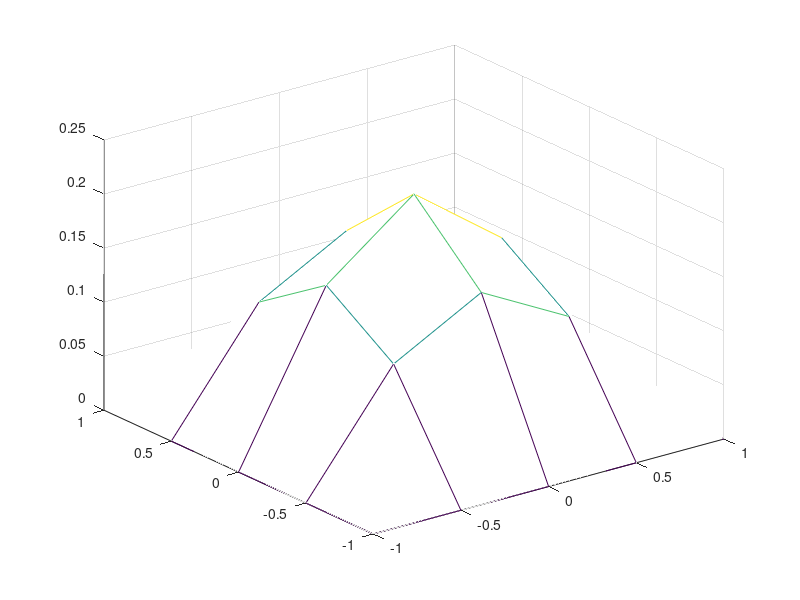

MATLAB code for this plot: (Note: this script raises an error after producing the figure.)
clc; clear;
uarr=[];
%
nx=5; 
narr=[];
%%
% nx=(nx-1)*2+1;
ny=nx;
x=linspace(-1,1,nx)'; y=x;
dx=mean(diff(x));

%d2udx2-1=0
g=zeros(nx*ny,1); %laplacian d2x+d2y
u=g; %u d2udx2+d2udy2
J=sparse(nx*ny,nx*ny,0);
%
% f=x*0-1*x.^2+1;
% f=x*0-1*x+1;
f=u*0;
% f=cos(pi*x);
%

g=zeros(nx*ny,1);
% u=g-1;
J=sparse(nx*ny,nx*ny,0);
B=J;

ii=zeros(4*nx*ny,1); jj=ii; vv=ii; iip=1;
iib=zeros(4*nx*ny,1); jjb=iib; vvb=iib; iipb=1;

for ix=1+1:length(x)-1
    for iy=1+1:length(y)-1
        
% %second order
ipf=(iy+(ix-1)*ny-1)+1;
ipfxp=(iy+(ix+1-1)*ny-1)+1;
ipfxm=(iy+(ix-1-1)*ny-1)+1;
ipfyp=(iy+1+(ix-1)*ny-1)+1;
ipfym=(iy-1+(ix-1)*ny-1)+1;
ip=ipf;

g(ip)=g(ip)+(u(ipfxp)+u(ipfxm)+u(ipfyp)+u(ipfym)-4*u(ipf))/dx/dx;
ii(iip)=ip; jj(iip)=ipfxp; vv(iip)=1/dx/dx; iip=iip+1;
ii(iip)=ip; jj(iip)=ipfxm; vv(iip)=1/dx/dx; iip=iip+1;
ii(iip)=ip; jj(iip)=ipfyp; vv(iip)=1/dx/dx; iip=iip+1;
ii(iip)=ip; jj(iip)=ipfym; vv(iip)=1/dx/dx; iip=iip+1;
ii(iip)=ip; jj(iip)=ipf; vv(iip)=-4/dx/dx; iip=iip+1;

iib(iipb)=ipf; jjb(iipb)=ipf; vvb(iipb)=1; iipb=iipb+1;

%fourth order what a magic
% ipf=(iy+(ix-1)*ny-1)+1;
% ipfxp=(iy+(ix+1-1)*ny-1)+1;
% ipfxpyp=(iy+1+(ix+1-1)*ny-1)+1;
% ipfxpym=(iy-1+(ix+1-1)*ny-1)+1;
% ipfxmyp=(iy+1+(ix-1-1)*ny-1)+1;
% ipfxmym=(iy-1+(ix-1-1)*ny-1)+1;
% ipfxm=(iy+(ix-1-1)*ny-1)+1;
% ipfyp=(iy+1+(ix-1)*ny-1)+1;
% ipfym=(iy-1+(ix-1)*ny-1)+1;
% ip=ipf;
% 
% % g(ip)=g(ip)+(u(ipfxp)+u(ipfxm)+u(ipfyp)+u(ipfym)-4*u(ipf))/dx/dx;
% ii(iip)=ip; jj(iip)=ipfxp; vv(iip)=4/6/dx/dx; iip=iip+1;
% ii(iip)=ip; jj(iip)=ipfxpyp; vv(iip)=1/6/dx/dx; iip=iip+1;
% ii(iip)=ip; jj(iip)=ipfxpym; vv(iip)=1/6/dx/dx; iip=iip+1;
% ii(iip)=ip; jj(iip)=ipfxm; vv(iip)=4/6/dx/dx; iip=iip+1;
% ii(iip)=ip; jj(iip)=ipfxmyp; vv(iip)=1/6/dx/dx; iip=iip+1;
% ii(iip)=ip; jj(iip)=ipfxmym; vv(iip)=1/6/dx/dx; iip=iip+1;
% ii(iip)=ip; jj(iip)=ipfyp; vv(iip)=4/6/dx/dx; iip=iip+1;
% ii(iip)=ip; jj(iip)=ipfym; vv(iip)=4/6/dx/dx; iip=iip+1;
% ii(iip)=ip; jj(iip)=ipf; vv(iip)=-20/6/dx/dx; iip=iip+1;
% 
% 
% 
% iib(iipb)=ipf; jjb(iipb)=ipf; vvb(iipb)=8/12; iipb=iipb+1;
% iib(iipb)=ipf; jjb(iipb)=ipfxp; vvb(iipb)=1/12; iipb=iipb+1;
% iib(iipb)=ipf; jjb(iipb)=ipfxm; vvb(iipb)=1/12; iipb=iipb+1;
% iib(iipb)=ipf; jjb(iipb)=ipfyp; vvb(iipb)=1/12; iipb=iipb+1;
% iib(iipb)=ipf; jjb(iipb)=ipfym; vvb(iipb)=1/12; iipb=iipb+1;


    end
end

%forcing
for ix=1:length(x)
    for iy=1:length(y)
        ipf=(iy+(ix-1)*ny-1)+1;
f(ipf)=-cos(pi/2*x(ix))*cos(pi/2*y(iy));
    end
end
%

%corners
ix=1; iy=1; ip=iy+(ix-1)*ny; 
g(ip)=u(ip); 
ii(iip)=ip; jj(iip)=ip; vv(iip)=1; iip=iip+1;

ix=1; iy=ny; ip=iy+(ix-1)*ny; g(ip)=u(ip);
ii(iip)=ip; jj(iip)=ip; vv(iip)=1; iip=iip+1;

ix=nx; iy=1; ip=iy+(ix-1)*ny; g(ip)=u(ip); 
ii(iip)=ip; jj(iip)=ip; vv(iip)=1; iip=iip+1;

ix=nx; iy=ny; ip=iy+(ix-1)*ny; g(ip)=u(ip);
ii(iip)=ip; jj(iip)=ip; vv(iip)=1; iip=iip+1;


%bords
    for iy=1+1:length(y)-1
        ix=1; ip=iy+(ix-1)*ny; g(ip)=u(ip); 
%         J(ip,ip)=1;
ii(iip)=ip; jj(iip)=ip; vv(iip)=1; iip=iip+1;

        ix=nx; ip=iy+(ix-1)*ny; g(ip)=u(ip); 
%         J(ip,ip)=1;
ii(iip)=ip; jj(iip)=ip; vv(iip)=1; iip=iip+1;

    end
    for ix=1+1:length(x)-1
        iy=1; ip=iy+(ix-1)*ny; g(ip)=u(ip); 
%         J(ip,ip)=1;
ii(iip)=ip; jj(iip)=ip; vv(iip)=1; iip=iip+1;

        iy=ny; ip=iy+(ix-1)*ny; g(ip)=u(ip);
%         J(ip,ip)=1;
ii(iip)=ip; jj(iip)=ip; vv(iip)=1; iip=iip+1;

    end

    J=J+sparse([ii(1:iip-1);nx*ny],[jj(1:iip-1);nx*ny],[vv(1:iip-1);0]);
    B=B+sparse([iib(1:iipb-1);nx*ny],[jjb(1:iipb-1);nx*ny],[vvb(1:iipb-1);0]);


%
tic;
% u=u-J\g;
u=J\(B*f);
toc;
% norm(g)
%
%
uPhys=reshape(u,[ny,nx]);
mesh(x,y,uPhys);
%
ix=(length(x)+1)/2; iy=(length(y)+1)/2; ip=iy+(ix-1)*ny; 
 uarr=[uarr;u(ip)]
 narr=[narr;nx];
 nx=(nx-1)*2+1;
% anal=-1/pi/pi*2
%%
save('centerFD2','narr','uarr');

%%
% clf; 
B=zeros(nx,ny); B(2:end-1,2:end-1)=1; B=reshape(B,[nx*ny,1]); B=sparse(1:length(B),1:length(B),B);
% [ev,evs]=eig(full(J)); evs=diag(evs); 
[ev,evs]=eigs((J),B,20,2); evs=diag(evs);
save('evsFD','evs')
% plot(evs,'x');

uarr=[uarr;real(evs(1:5)')]
narr=[narr;nx];
%%
save('evsFD',"uarr","narr");

%%
% i=1; 
u=real(ev(:,i));
uPhys=reshape(u,[ny,nx]);
mesh(x,y,uPhys);
i=i+1;
%%
d=diff(uarr)
d(1)/d(2)
%%
clf;
loglog(narr,abs(uarr-2/pi/pi),'x-'); hold on;
loglog(narr,narr.^(-2),'-')
loglog(narr,narr.^(-4),'-')
